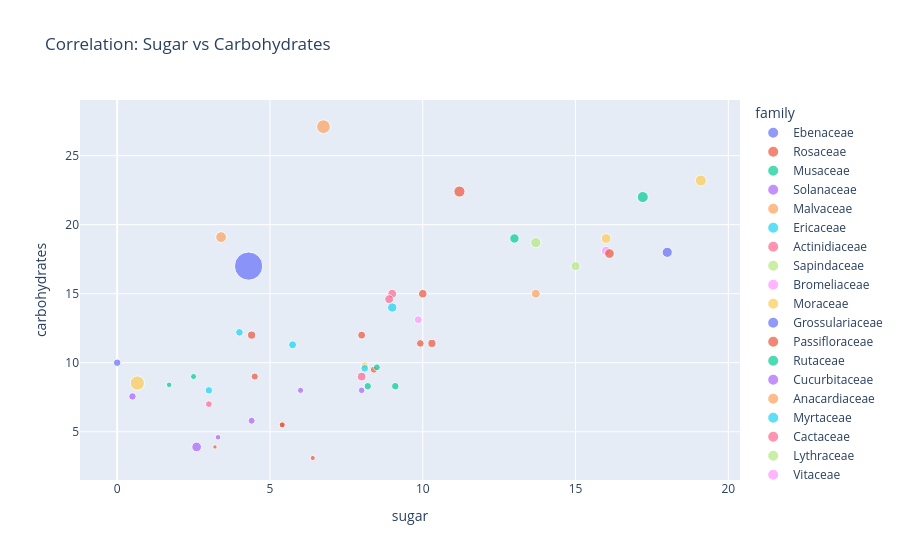

Here is the notebook cell this chart was saved with:
### Code cell
fig_scatter = px.scatter(df, 
                             x='sugar', 
                             y='carbohydrates', 
                             size='calories', 
                             color='family', 
                             hover_name='name',
                             title='Correlation: Sugar vs Carbohydrates')
fig_scatter.show()

### Figure 1 — Plotly figure (JSON) as saved in the notebook; plotly's stock layout.template omitted (floating-point values rounded to 4 significant figures)
{"data": [{"hovertemplate": "<b>%{hovertext}</b><br><br>family=Ebenaceae<br>sugar=%{x}<br>carbohydrates=%{y}<br>calories=%{marker.size}<extra></extra>", "hovertext": ["Persimmon"], "legendgroup": "Ebenaceae", "marker": {"color": "#636efa", "size": [81], "sizemode": "area", "sizeref": 1.57, "symbol": "circle"}, "mode": "markers", "name": "Ebenaceae", "orientation": "v", "showlegend": true, "type": "scatter", "x": [18.0], "xaxis": "x", "y": [18.0], "yaxis": "y"}, {"hovertemplate": "<b>%{hovertext}</b><br><br>family=Rosaceae<br>sugar=%{x}<br>carbohydrates=%{y}<br>calories=%{marker.size}<extra></extra>", "hovertext": ["Strawberry", "Pear", "Blackberry", "Plum", "GreenApple", "Raspberry", "Blueberry", "Apple", "Apricot", "Cherry", "Peach"], "legendgroup": "Rosaceae", "marker": {"color": "#EF553B", "size": [29, 57, 40, 46, 21, 53, 29, 52, 15, 50, 39], "sizemode": "area", "sizeref": 1.57, "symbol": "circle"}, "mode": "markers", "name": "Rosaceae", "orientation": "v", "showlegend": true, "type": "scatter", "x": [5.4, 10.0, 4.5, 9.92, 6.4, 4.4, 5.4, 10.3, 3.2, 8.0, 8.4], "xaxis": "x", "y": [5.5, 15.0, 9.0, 11.4, 3.1, 12.0, 5.5, 11.4, 3.9, 12.0, 9.5], "yaxis": "y"}, {"hovertemplate": "<b>%{hovertext}</b><br><br>family=Musaceae<br>sugar=%{x}<br>carbohydrates=%{y}<br>calories=%{marker.size}<extra></extra>", "hovertext": ["Banana"], "legendgroup": "Musaceae", "marker": {"color": "#00cc96", "size": [96], "sizemode": "area", "sizeref": 1.57, "symbol": "circle"}, "mode": "markers", "name": "Musaceae", "orientation": "v", "showlegend": true, "type": "scatter", "x": [17.2], "xaxis": "x", "y": [22.0], "yaxis": "y"}, {"hovertemplate": "<b>%{hovertext}</b><br><br>family=Solanaceae<br>sugar=%{x}<br>carbohydrates=%{y}<br>calories=%{marker.size}<extra></extra>", "hovertext": ["Tomato"], "legendgroup": "Solanaceae", "marker": {"color": "#ab63fa", "size": [74], "sizemode": "area", "sizeref": 1.57, "symbol": "circle"}, "mode": "markers", "name": "Solanaceae", "orientation": "v", "showlegend": true, "type": "scatter", "x": [2.6], "xaxis": "x", "y": [3.9], "yaxis": "y"}, {"hovertemplate": "<b>%{hovertext}</b><br><br>family=Malvaceae<br>sugar=%{x}<br>carbohydrates=%{y}<br>calories=%{marker.size}<extra></extra>", "hovertext": ["Durian"], "legendgroup": "Malvaceae", "marker": {"color": "#FFA15A", "size": [147], "sizemode": "area", "sizeref": 1.57, "symbol": "circle"}, "mode": "markers", "name": "Malvaceae", "orientation": "v", "showlegend": true, "type": "scatter", "x": [6.75], "xaxis": "x", "y": [27.1], "yaxis": "y"}, {"hovertemplate": "<b>%{hovertext}</b><br><br>family=Ericaceae<br>sugar=%{x}<br>carbohydrates=%{y}<br>calories=%{marker.size}<extra></extra>", "hovertext": ["Lingonberry", "Cranberry"], "legendgroup": "Ericaceae", "marker": {"color": "#19d3f3", "size": [50, 46], "sizemode": "area", "sizeref": 1.57, "symbol": "circle"}, "mode": "markers", "name": "Ericaceae", "orientation": "v", "showlegend": true, "type": "scatter", "x": [5.74, 4.0], "xaxis": "x", "y": [11.3, 12.2], "yaxis": "y"}, {"hovertemplate": "<b>%{hovertext}</b><br><br>family=Actinidiaceae<br>sugar=%{x}<br>carbohydrates=%{y}<br>calories=%{marker.size}<extra></extra>", "hovertext": ["Kiwi", "Kiwifruit"], "legendgroup": "Actinidiaceae", "marker": {"color": "#FF6692", "size": [61, 61], "sizemode": "area", "sizeref": 1.57, "symbol": "circle"}, "mode": "markers", "name": "Actinidiaceae", "orientation": "v", "showlegend": true, "type": "scatter", "x": [9.0, 8.9], "xaxis": "x", "y": [15.0, 14.6], "yaxis": "y"}, {"hovertemplate": "<b>%{hovertext}</b><br><br>family=Sapindaceae<br>sugar=%{x}<br>carbohydrates=%{y}<br>calories=%{marker.size}<extra></extra>", "hovertext": ["Lychee"], "legendgroup": "Sapindaceae", "marker": {"color": "#B6E880", "size": [66], "sizemode": "area", "sizeref": 1.57, "symbol": "circle"}, "mode": "markers", "name": "Sapindaceae", "orientation": "v", "showlegend": true, "type": "scatter", "x": [15.0], "xaxis": "x", "y": [17.0], "yaxis": "y"}, {"hovertemplate": "<b>%{hovertext}</b><br><br>family=Bromeliaceae<br>sugar=%{x}<br>carbohydrates=%{y}<br>calories=%{marker.size}<extra></extra>", "hovertext": ["Pineapple"], "legendgroup": "Bromeliaceae", "marker": {"color": "#FF97FF", "size": [50], "sizemode": "area", "sizeref": 1.57, "symbol": "circle"}, "mode": "markers", "name": "Bromeliaceae", "orientation": "v", "showlegend": true, "type": "scatter", "x": [9.85], "xaxis": "x", "y": [13.12], "yaxis": "y"}, {"hovertemplate": "<b>%{hovertext}</b><br><br>family=Moraceae<br>sugar=%{x}<br>carbohydrates=%{y}<br>calories=%{marker.size}<extra></extra>", "hovertext": ["Fig", "Morus", "Jackfruit"], "legendgroup": "Moraceae", "marker": {"color": "#FECB52", "size": [74, 43, 95], "sizemode": "area", "sizeref": 1.57, "symbol": "circle"}, "mode": "markers", "name": "Moraceae", "orientation": "v", "showlegend": true, "type": "scatter", "x": [16.0, 8.1, 19.1], "xaxis": "x", "y": [19.0, 9.8, 23.2], "yaxis": "y"}, {"hovertemplate": "<b>%{hovertext}</b><br><br>family=Grossulariaceae<br>sugar=%{x}<br>carbohydrates=%{y}<br>calories=%{marker.size}<extra></extra>", "hovertext": ["Gooseberry"], "legendgroup": "Grossulariaceae", "marker": {"color": "#636efa", "size": [44], "sizemode": "area", "sizeref": 1.57, "symbol": "circle"}, "mode": "markers", "name": "Grossulariaceae", "orientation": "v", "showlegend": true, "type": "scatter", "x": [0.0], "xaxis": "x", "y": [10.0], "yaxis": "y"}, {"hovertemplate": "<b>%{hovertext}</b><br><br>family=Passifloraceae<br>sugar=%{x}<br>carbohydrates=%{y}<br>calories=%{marker.size}<extra></extra>", "hovertext": ["Passionfruit"], "legendgroup": "Passifloraceae", "marker": {"color": "#EF553B", "size": [97], "sizemode": "area", "sizeref": 1.57, "symbol": "circle"}, "mode": "markers", "name": "Passifloraceae", "orientation": "v", "showlegend": true, "type": "scatter", "x": [11.2], "xaxis": "x", "y": [22.4], "yaxis": "y"}, {"hovertemplate": "<b>%{hovertext}</b><br><br>family=Rutaceae<br>sugar=%{x}<br>carbohydrates=%{y}<br>calories=%{marker.size}<extra></extra>", "hovertext": ["Orange", "Lemon", "Tangerine", "Lime", "Pomelo"], "legendgroup": "Rutaceae", "marker": {"color": "#00cc96", "size": [43, 29, 45, 25, 37], "sizemode": "area", "sizeref": 1.57, "symbol": "circle"}, "mode": "markers", "name": "Rutaceae", "orientation": "v", "showlegend": true, "type": "scatter", "x": [8.2, 2.5, 9.1, 1.7, 8.5], "xaxis": "x", "y": [8.3, 9.0, 8.3, 8.4, 9.67], "yaxis": "y"}, {"hovertemplate": "<b>%{hovertext}</b><br><br>family=Cucurbitaceae<br>sugar=%{x}<br>carbohydrates=%{y}<br>calories=%{marker.size}<extra></extra>", "hovertext": ["Watermelon", "Melon", "Horned Melon", "Pumpkin"], "legendgroup": "Cucurbitaceae", "marker": {"color": "#ab63fa", "size": [30, 34, 44, 25], "sizemode": "area", "sizeref": 1.57, "symbol": "circle"}, "mode": "markers", "name": "Cucurbitaceae", "orientation": "v", "showlegend": true, "type": "scatter", "x": [6.0, 8.0, 0.5, 3.3], "xaxis": "x", "y": [8.0, 8.0, 7.56, 4.6], "yaxis": "y"}, {"hovertemplate": "<b>%{hovertext}</b><br><br>family=Anacardiaceae<br>sugar=%{x}<br>carbohydrates=%{y}<br>calories=%{marker.size}<extra></extra>", "hovertext": ["Mango"], "legendgroup": "Anacardiaceae", "marker": {"color": "#FFA15A", "size": [60], "sizemode": "area", "sizeref": 1.57, "symbol": "circle"}, "mode": "markers", "name": "Anacardiaceae", "orientation": "v", "showlegend": true, "type": "scatter", "x": [13.7], "xaxis": "x", "y": [15.0], "yaxis": "y"}, {"hovertemplate": "<b>%{hovertext}</b><br><br>family=Myrtaceae<br>sugar=%{x}<br>carbohydrates=%{y}<br>calories=%{marker.size}<extra></extra>", "hovertext": ["Guava", "Feijoa"], "legendgroup": "Myrtaceae", "marker": {"color": "#19d3f3", "size": [68, 44], "sizemode": "area", "sizeref": 1.57, "symbol": "circle"}, "mode": "markers", "name": "Myrtaceae", "orientation": "v", "showlegend": true, "type": "scatter", "x": [9.0, 3.0], "xaxis": "x", "y": [14.0, 8.0], "yaxis": "y"}, {"hovertemplate": "<b>%{hovertext}</b><br><br>family=Cactaceae<br>sugar=%{x}<br>carbohydrates=%{y}<br>calories=%{marker.size}<extra></extra>", "hovertext": ["Pitahaya", "Dragonfruit"], "legendgroup": "Cactaceae", "marker": {"color": "#FF6692", "size": [36, 60], "sizemode": "area", "sizeref": 1.57, "symbol": "circle"}, "mode": "markers", "name": "Cactaceae", "orientation": "v", "showlegend": true, "type": "scatter", "x": [3.0, 8.0], "xaxis": "x", "y": [7.0, 9.0], "yaxis": "y"}, {"hovertemplate": "<b>%{hovertext}</b><br><br>family=Lythraceae<br>sugar=%{x}<br>carbohydrates=%{y}<br>calories=%{marker.size}<extra></extra>", "hovertext": ["Pomegranate"], "legendgroup": "Lythraceae", "marker": {"color": "#B6E880", "size": [83], "sizemode": "area", "sizeref": 1.57, "symbol": "circle"}, "mode": "markers", "name": "Lythraceae", "orientation": "v", "showlegend": true, "type": "scatter", "x": [13.7], "xaxis": "x", "y": [18.7], "yaxis": "y"}, {"hovertemplate": "<b>%{hovertext}</b><br><br>family=Vitaceae<br>sugar=%{x}<br>carbohydrates=%{y}<br>calories=%{marker.size}<extra></extra>", "hovertext": ["Grape"], "legendgroup": "Vitaceae", "marker": {"color": "#FF97FF", "size": [69], "sizemode": "area", "sizeref": 1.57, "symbol": "circle"}, "mode": "markers", "name": "Vitaceae", "orientation": "v", "showlegend": true, "type": "scatter", "x": [16.0], "xaxis": "x", "y": [18.1], "yaxis": "y"}, {"hovertemplate": "<b>%{hovertext}</b><br><br>family=Lauraceae<br>sugar=%{x}<br>carbohydrates=%{y}<br>calories=%{marker.size}<extra></extra>", "hovertext": ["Avocado"], "legendgroup": "Lauraceae", "marker": {"color": "#FECB52", "size": [160], "sizemode": "area", "sizeref": 1.57, "symbol": "circle"}, "mode": "markers", "name": "Lauraceae", "orientation": "v", "showlegend": true, "type": "scatter", "x": [0.66], "xaxis": "x", "y": [8.53], "yaxis": "y"}, {"hovertemplate": "<b>%{hovertext}</b><br><br>family=Betulaceae<br>sugar=%{x}<br>carbohydrates=%{y}<br>calories=%{marker.size}<extra></extra>", "hovertext": ["Hazelnut"], "legendgroup": "Betulaceae", "marker": {"color": "#636efa", "size": [628], "sizemode": "area", "sizeref": 1.57, "symbol": "circle"}, "mode": "markers", "name": "Betulaceae", "orientation": "v", "showlegend": true, "type": "scatter", "x": [4.3], "xaxis": "x", "y": [17.0], "yaxis": "y"}, {"hovertemplate": "<b>%{hovertext}</b><br><br>family=Clusiaceae<br>sugar=%{x}<br>carbohydrates=%{y}<br>calories=%{marker.size}<extra></extra>", "hovertext": ["Mangosteen"], "legendgroup": "Clusiaceae", "marker": {"color": "#EF553B", "size": [73], "sizemode": "area", "sizeref": 1.57, "symbol": "circle"}, "mode": "markers", "name": "Clusiaceae", "orientation": "v", "showlegend": true, "type": "scatter", "x": [16.11], "xaxis": "x", "y": [17.91], "yaxis": "y"}, {"hovertemplate": "<b>%{hovertext}</b><br><br>family= Ebenaceae<br>sugar=%{x}<br>carbohydrates=%{y}<br>calories=%{marker.size}<extra></extra>", "hovertext": ["Japanese Persimmon"], "legendgroup": " Ebenaceae", "marker": {"color": "#00cc96", "size": [70], "sizemode": "area", "sizeref": 1.57, "symbol": "circle"}, "mode": "markers", "name": " Ebenaceae", "orientation": "v", "showlegend": true, "type": "scatter", "x": [13.0], "xaxis": "x", "y": [19.0], "yaxis": "y"}, {"hovertemplate": "<b>%{hovertext}</b><br><br>family=Caricaceae<br>sugar=%{x}<br>carbohydrates=%{y}<br>calories=%{marker.size}<extra></extra>", "hovertext": ["Papaya"], "legendgroup": "Caricaceae", "marker": {"color": "#ab63fa", "size": [39], "sizemode": "area", "sizeref": 1.57, "symbol": "circle"}, "mode": "markers", "name": "Caricaceae", "orientation": "v", "showlegend": true, "type": "scatter", "x": [4.4], "xaxis": "x", "y": [5.8], "yaxis": "y"}, {"hovertemplate": "<b>%{hovertext}</b><br><br>family=Annonaceae<br>sugar=%{x}<br>carbohydrates=%{y}<br>calories=%{marker.size}<extra></extra>", "hovertext": ["Annona"], "legendgroup": "Annonaceae", "marker": {"color": "#FFA15A", "size": [92], "sizemode": "area", "sizeref": 1.57, "symbol": "circle"}, "mode": "markers", "name": "Annonaceae", "orientation": "v", "showlegend": true, "type": "scatter", "x": [3.4], "xaxis": "x", "y": [19.1], "yaxis": "y"}, {"hovertemplate": "<b>%{hovertext}</b><br><br>family=Salicaceae<br>sugar=%{x}<br>carbohydrates=%{y}<br>calories=%{marker.size}<extra></extra>", "hovertext": ["Ceylon Gooseberry"], "legendgroup": "Salicaceae", "marker": {"color": "#19d3f3", "size": [47], "sizemode": "area", "sizeref": 1.57, "symbol": "circle"}, "mode": "markers", "name": "Salicaceae", "orientation": "v", "showlegend": true, "type": "scatter", "x": [8.1], "xaxis": "x", "y": [9.6], "yaxis": "y"}], "layout": {"legend": {"itemsizing": "constant", "title": {"text": "family"}, "tracegroupgap": 0}, "title": {"text": "Correlation: Sugar vs Carbohydrates"}, "xaxis": {"anchor": "y", "domain": [0, 1], "title": {"text": "sugar"}}, "yaxis": {"anchor": "x", "domain": [0, 1], "title": {"text": "carbohydrates"}}}}
